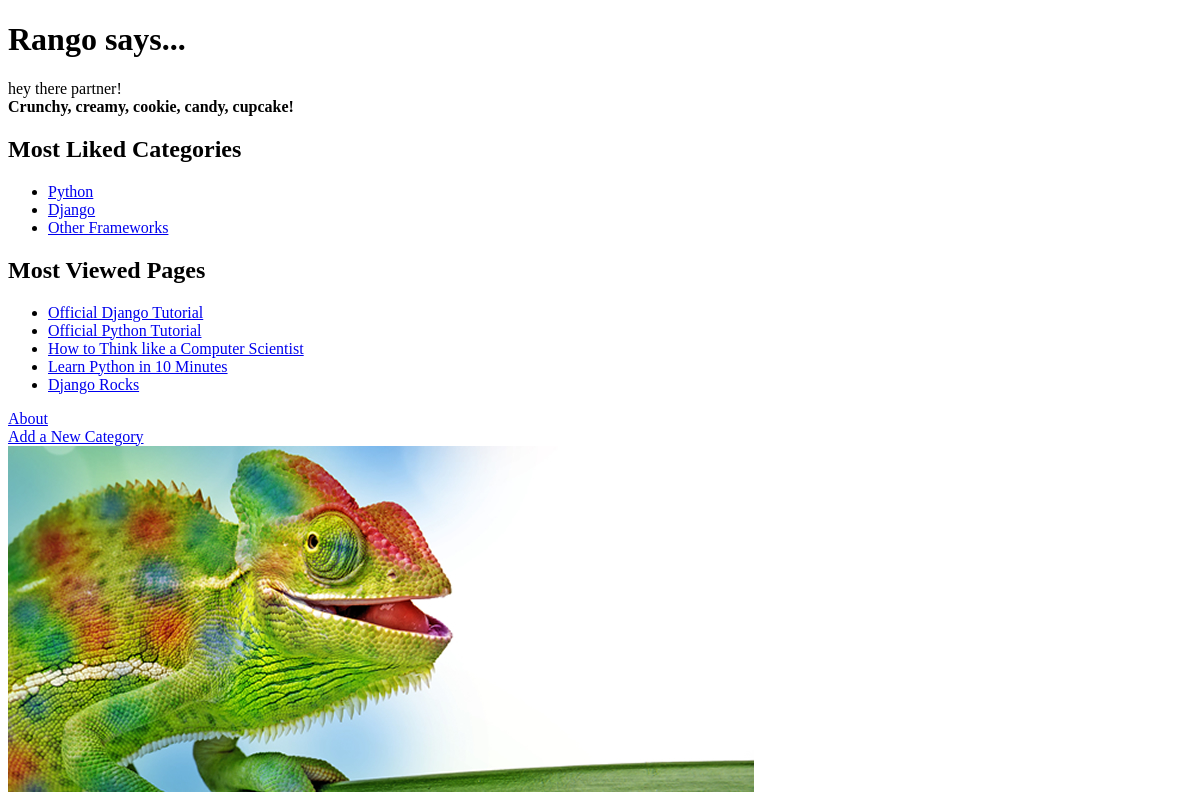
Before: / with the older database file.
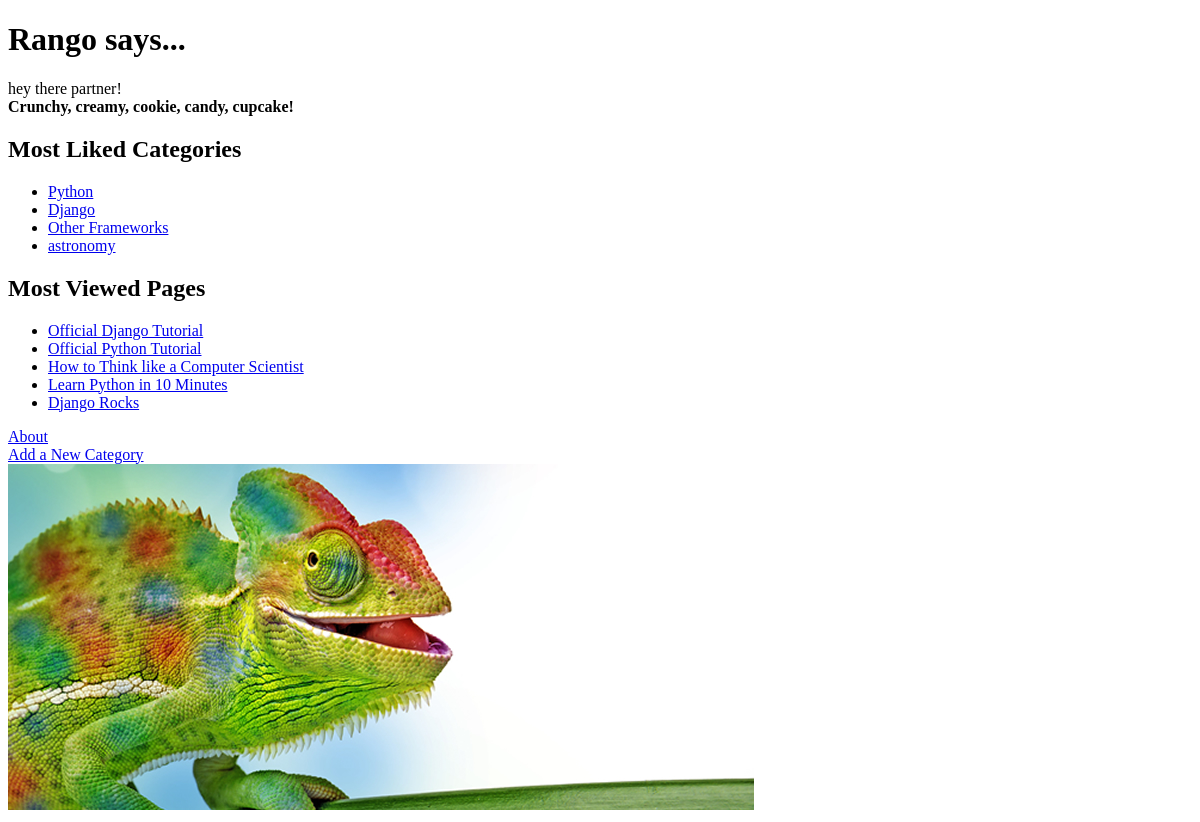
After: the same page with the newer database file.
### rango/models.py (models this page shows, shortened)
class Category(models.Model):
    name = models.CharField(max_length=128, unique=True)
    views = models.IntegerField(default=0)
    likes = models.IntegerField(default=0)
    slug = models.SlugField()
    class Meta:
        verbose_name_plural = 'categories'

class Page(models.Model):
    category = models.ForeignKey(Category, on_delete=models.CASCADE)
    title = models.CharField(max_length=128)
    url = models.URLField()
    views = models.IntegerField(default=0)

### rango/views.py (the view)
# urls.py: path('', views.index, name='index'),
def index(request):
    category_list = Category.objects.order_by('-likes')[:5]
    page_list = Page.objects.order_by('-views')[:5]
    context_dict = {}
    context_dict['boldmessage'] = 'Crunchy, creamy, cookie, candy, cupcake!'
    context_dict['categories'] = category_list
    context_dict['pages'] = page_list
    return render(request, 'rango/index.html', context=context_dict)

### templates/rango/index.html (shortened to what this page needs)
<!DOCTYPE html>
{% load staticfiles %}
<html>
	<head>
	</head>
	<body>
		<h1>Rango says...</h1>
		<div>
			hey there partner! <br />
			<strong>{{ boldmessage }}</strong><br />
		</div>
		<div>
			<h2>Most Liked Categories</h2>
			{% if categories %}
				<ul>
					{% for category in categories %}
					<li>
						<a href="/rango/category/{{ category.slug }}/">{{ category.name }}</a>
					</li>
					{% endfor %}
				</ul>
			{% else %}
				<strong>There are no categories present.</strong>
			{% endif %}
		</div>
		<div>
			<h2>Most Viewed Pages</h2>
			{% if pages %}
				<ul>
					{% for page in pages %}
					<li>
						<a href="{{ page.url }}">{{ page.title }}</a>
					</li>
					{% endfor %}
				</ul>
			{% else %}
				<strong>There are no pages present.</strong>
			{% endif %}
		</div>
		<div>
			<a href="/rango/about/">About</a><br />
			<a href="/rango/add_category/">Add a New Category</a><br />
			<img src="{% static 'images/rango.jpg' %}"
			     alt="Picture of Rango" />
		</div>
	</body>
</html>

Changed rows visible on the page:
added Category: name "astronomy"
